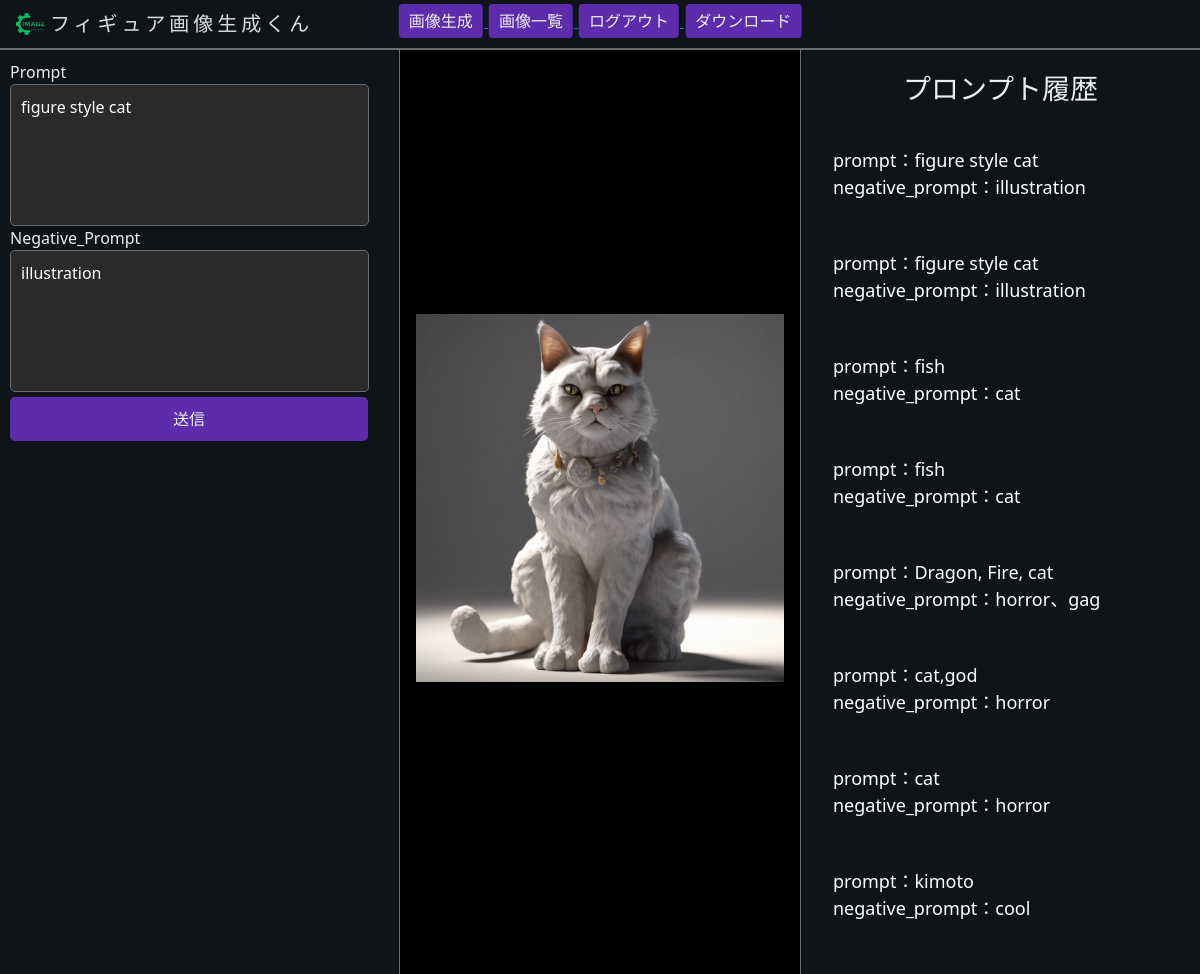
Page /images/22/ (signed in) on the committed database.
### app/models.py (models this page shows, shortened)
class Image(models.Model):
    imageID = models.AutoField(primary_key=True)
    user_ID = models.ForeignKey(User, on_delete=models.CASCADE)
    image_path = models.ImageField(upload_to='img/')  # 画像を保存するディレクトリを指定
    prompt = models.CharField(max_length=255,default='')
    negative_prompt = models.CharField(max_length=255,default='')

### app/views.py (the view)
# urls.py: path('images/<int:image_id>/', image_detail_view, name='image_detail'),
def image_detail_view(request, image_id):
    image = get_object_or_404(Image, pk=image_id)
    Images = Image.objects.filter(user_ID=request.user)
    return render(request, 'app/index.html', {'image': image, 'Images': Images})

### templates/app/index.html (shortened to what this page needs)
{% extends 'base.html' %}
{% load static %}
{% load socialaccount %}
{% block content %}
    {% if user.is_authenticated %}
        <div class="sidebar sidebar-left">
            {% if user.is_authenticated %}
                <form action="{% url 'index' %}" method="post">
                    {% if image %}
                        <div class="prompt">Prompt</div>
                        <textarea class="sidebar-textarea" name="prompt" id="prompt" rows="5" cols="30"
                                  placeholder="テキストを入力してください">{{ image.prompt }}</textarea>
                        <div class="prompt">Negative_Prompt</div>
                        <textarea class="sidebar-textarea" name="negative_prompt" id="negative_prompt" rows="5"
                                  cols="30"
                                  placeholder="テキストを入力してください">{{ image.negative_prompt }}</textarea>
                        <button id="submit-button" type="submit">送信</button>
                    {% endif %}
                </form>
            {% endif %}
        </div>
        <div class="content">
            {% if image %}
                <div class="image-center" style="margin-bottom: -20%">
                    <img src="{% static image.image_path %}">
                </div>
            {% endif %}
        </div>
        <div class="sidebar sidebar-right">
            <h3 style="color: #EEEEEE;text-align: center;margin-top: -7%">プロンプト履歴</h3>
            <hr>
            {% if user.is_authenticated %}
                {% for i in Images reversed %}
                    <a href="{% url 'image_detail' i.imageID %}">prompt：{{ i.prompt }}<br>negative_prompt：{{ i.negative_prompt }}
                    </a>
                    <hr>
                {% endfor %}
            {% endif %}
        </div>
    {% endif %}
{% endblock %}

### static/img/style.css (style rules this page uses)
body { margin: 0; font-family: "Futura", Helvetica, sans-serif; background-color: #0F1111; }
:root { --background-navbar: rgba(55, 55, 55, 1.00); }
.sidebar { height: 100%; width: 250px; position: fixed; z-index: 1; top: 0; left: 0; background-color: var(--background-navbar); overflow-x: hidden; padding-top: 100px; }
.sidebar a { padding: 8px 8px 8px 32px; text-decoration: none; font-size: 18px; color: #EEEEEE; display: block; transition: 0.3s; }
.sidebar.sidebar-left { height: 100%; width: 400px; position: fixed; z-index: 1; top: 0; right: auto; left: 0; background-color: #0F1419; overflow-x: hidden; padding-top: 60px; border-right: 1px solid rgb(109, 108, 108); }
.sidebar.sidebar-right { height: 100%; width: 400px; position: fixed; z-index: 1; top: 0; left: auto; right: 0; background-color: #0F1419; overflow-x: hidden; padding-top: 100px; border-left: 1px solid rgb(109, 108, 108); }
.sidebar.sidebar-right a { padding: 8px 8px 8px 32px; text-decoration: none; font-size: 18px; color: white; display: block; transition: 0.3s; }
.content { margin-left: 400px; margin-right: 400px; padding: 16px; transition: margin 0.3s; }
.sidebar-textarea { background-color: rgb(43, 42, 42); border: none; padding: 10px; width: 90%; box-sizing: border-box; resize: none; margin-left: 10px; border-radius: 5px; border: 1px solid rgb(109, 108, 108); color: white; }
.prompt { color: #EEEEEE; margin-left: 10px; }
#submit-button { background-color: #5D2CAC; color: #EEEEEE; border: none; padding: 10px 163px; border-radius: 5px; cursor: pointer; margin: 10px; margin-top: 5px; }
.image-center { display: flex; justify-content: center; align-items: center; height: 100vh; }
.image-center img { max-width: 100%; max-height: 100%; }

### rows in the picture
Image: prompt "figure style cat", negative_prompt "illustration", image_path (picture)
Image: prompt "figure style cat", negative_prompt "illustration"
Image: prompt "fish", negative_prompt "cat"
Image: prompt "fish", negative_prompt "cat"
Image: prompt "Dragon, Fire, cat", negative_prompt "horror、gag"
Image: prompt "cat,god", negative_prompt "horror"
Image: prompt "cat", negative_prompt "horror"
Image: prompt "kimoto", negative_prompt "cool"
